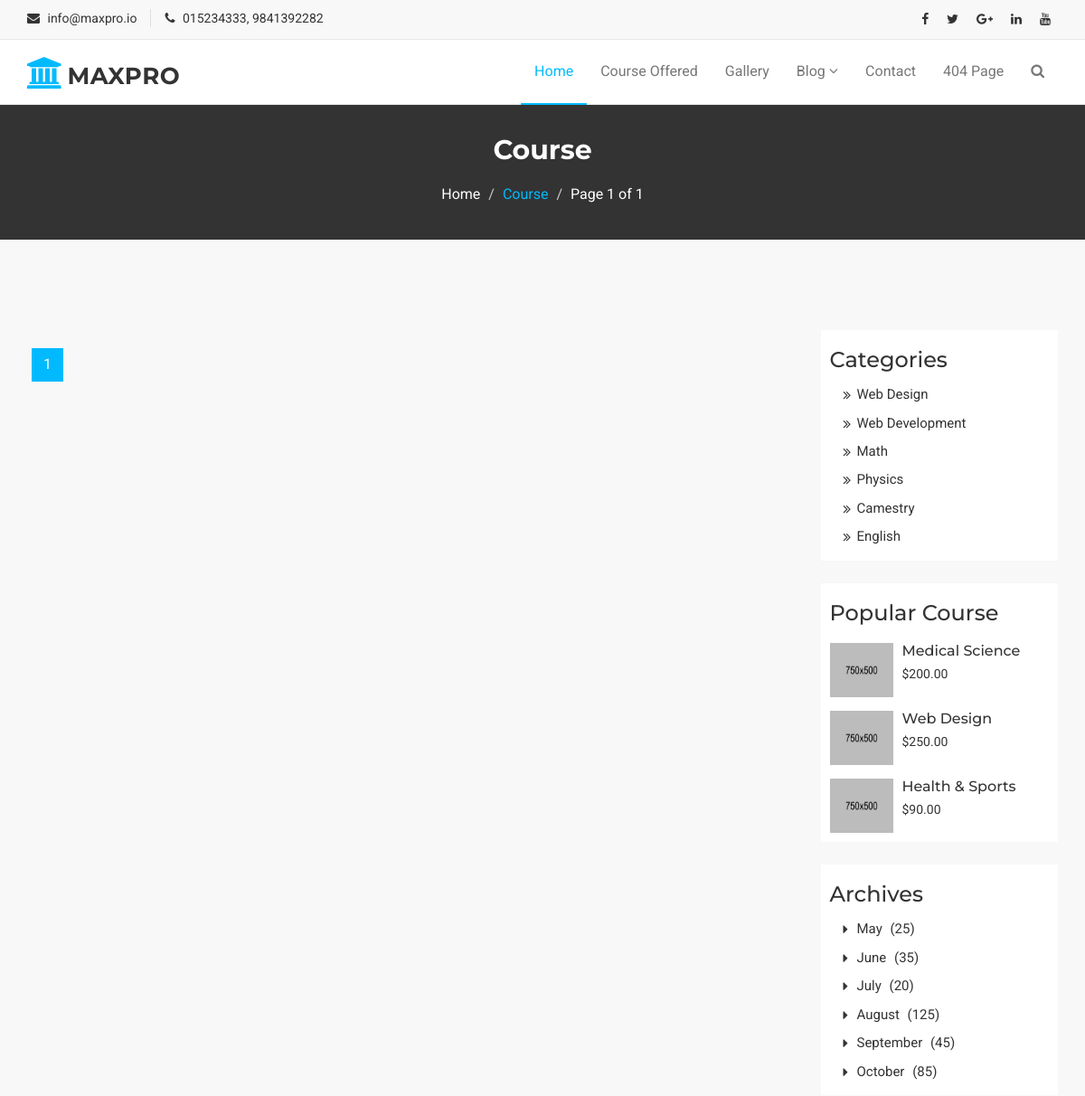
Before: /course/ (upper part) with the older database file.
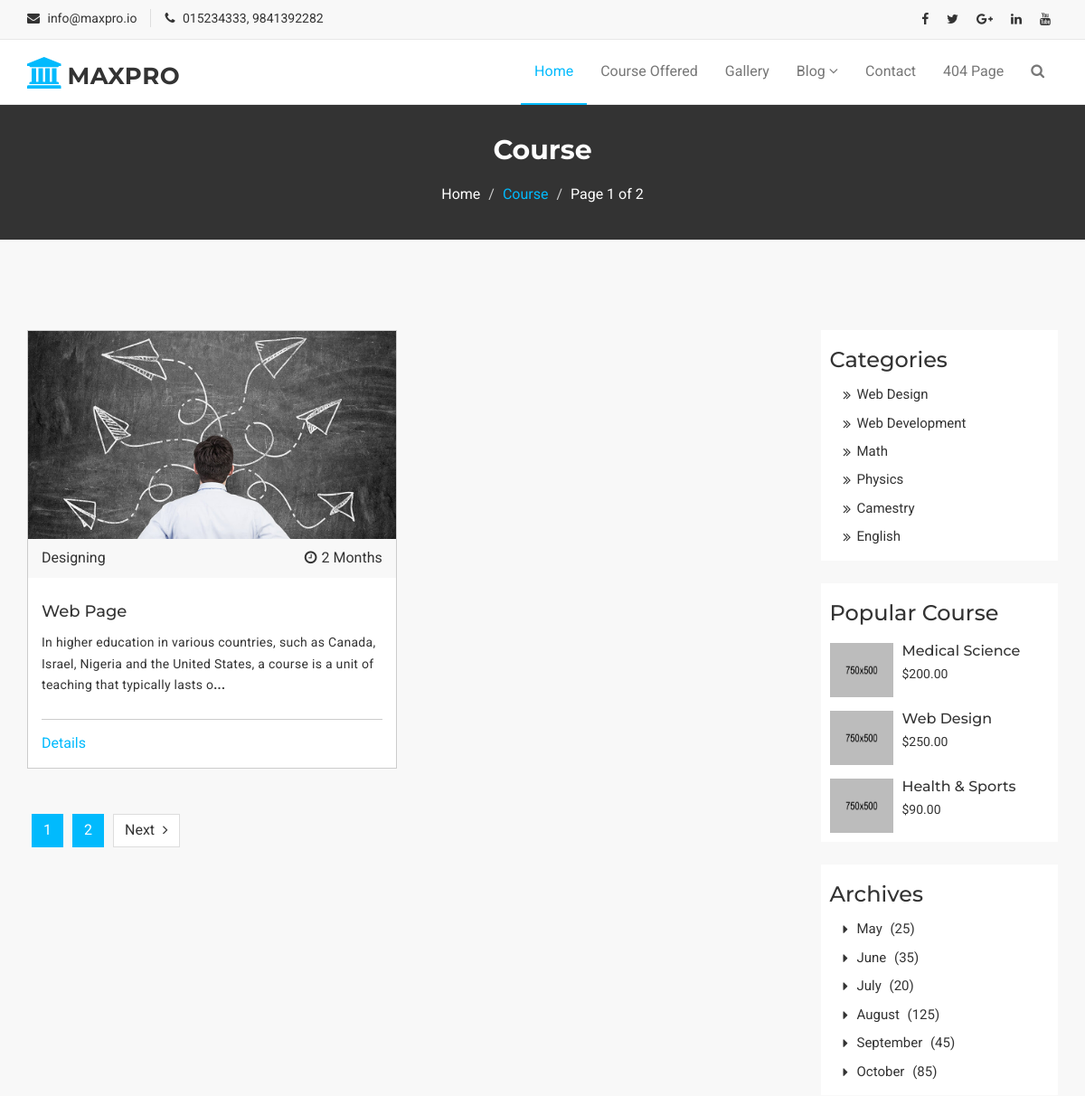
After: the same page with the newer database file.
### MaxproApp/models.py (models this page shows, shortened)
class CourseOffered(models.Model):
    course_id = models.AutoField
    course_title = models.CharField(max_length=50, default="")
    course_category = models.CharField(max_length=50, default="")
    course_desc = models.TextField()
    course_chapter = models.TextField()
    course_duration = models.CharField(max_length=50, default="")
    course_image = models.ImageField(upload_to="images", default="")

### MaxproApp/views.py (the view)
# urls.py: path('course/', views.course, name='course'),
def course(request):
    courses = CourseOffered.objects.all()
    course_paginator = Paginator(courses, 1)
    page_num = request.GET.get('page')
    page = course_paginator.get_page(page_num)
    params = {'page': page}
    return render(request, 'course.html', params)

### Templates/course.html (shortened to what this page needs)
{% extends 'include/basic.html' %}
{% load static %}
{% block body %}
<section id="mu-page-breadcrumb">
    <div class="container">
        <div class="row">
            <div class="col-md-12">
                <div class="mu-page-breadcrumb-area">
                    <h2>Course</h2>
                    <ol class="breadcrumb">
                        <li><a href="/">Home</a></li>
                        <li class="active">Course</li>
                        <li><span class="current">Page {{ page.number }} of {{ page.paginator.num_pages }} </span></li>
                    </ol>
                </div>
            </div>
        </div>
    </div>
</section>
<section id="mu-course-content">
    <div class="container">
        <div class="row">
            <div class="col-md-12">
                <div class="mu-course-content-area">
                    <div class="row">
                        <div class="col-md-9">
                            <div class="mu-course-container">
                                <div class="row">
                                    {% for coursesinfo in page.object_list %}
                                    <div class="col-md-6 col-sm-6">
                                        <div class="mu-latest-course-single">
                                            <figure class="mu-latest-course-img">
                                                <a href="#"><img src="{{ coursesinfo.course_image.url }}" alt="img"
                                                                 height="230"></a>
                                                <figcaption class="mu-latest-course-imgcaption">
                                                    <a href="#">{{coursesinfo.course_category}}</a>
                                                    <span><i
                                                            class="fa fa-clock-o"></i>{{coursesinfo.course_duration}}</span>
                                                </figcaption>
                                            </figure>
                                            <div class="mu-latest-course-single-content">
                                                <h4><a href="#">{{coursesinfo.course_title}}</a></h4>
                                                <p>{{coursesinfo.course_desc | slice:"0:150"}}<b>... </b></p>
                                                <div class="mu-latest-course-single-contbottom">
                                                    <a class="mu-course-details"
                                                       href="/courseDetails/{{coursesinfo.id}}">Details</a>
                                                </div>
                                            </div>
                                        </div>
                                    </div>
                                    {%endfor%}
                                </div>
                            </div>
                            <div class="mu-pagination">
                                <nav>
                                    <ul class="pagination">
                                        {% for page_Range in page.paginator.page_range %}
                                        {% if forloop.counter < 5 %}
                                        <li class="active"><a href="?page={{forloop.counter}}">{{forloop.counter}}</a>
                                        </li>
                                        {% endif %}
                                        {% endfor %}
                                        <li>
                                            {% if page.has_next %}
                                            <a href="{% url 'course' %}?page={{ page.next_page_number }}"
                                               aria-label="Next">Next <span class="fa fa-angle-right"></span></a>
                                            {% endif %}
                                        </li>
                                    </ul>
                                </nav>
                            </div>
                        </div>
                        <div class="col-md-3">
                            <aside class="mu-sidebar">
                                <div class="mu-single-sidebar">
                                    <h3>Categories</h3>
                                    <ul class="mu-sidebar-catg">
                                        <li><a href="#">Web Design</a></li>
                                        <li><a href="">Web Development</a></li>
                                        <li><a href="">Math</a></li>
                                        <li><a href="">Physics</a></li>
                                        <li><a href="">Camestry</a></li>
                                        <li><a href="">English</a></li>
                                    </ul>
                                </div>
                                <div class="mu-single-sidebar">
                                    <h3>Popular Course</h3>
                                    <div class="mu-sidebar-popular-courses">
                                        <div class="media">
                                            <div class="media-left">
                                                <a href="#">
                                                    <img class="media-object" src="assets/img/courses/1.jpg" alt="img">
                                                </a>
                                            </div>
                                            <div class="media-body">
                                                <h4 class="media-heading"><a href="#">Medical Science</a></h4>
                                                <span class="popular-course-price">$200.00</span>
                                            </div>
                                        </div>
                                        <div class="media">
                                            <div class="media-left">
                                                <a href="#">
                                                    <img class="media-object" src="assets/img/courses/2.jpg" alt="img">
                                                </a>
                                            </div>
                                            <div class="media-body">
                                                <h4 class="media-heading"><a href="#">Web Design</a></h4>
                                                <span class="popular-course-price">$250.00</span>
                                            </div>
                                        </div>
                                        <div class="media">
                                            <div class="media-left">
                                                <a href="#">
                                                    <img class="media-object" src="assets/img/courses/3.jpg" alt="img">
                                                </a>
                                            </div>
                                            <div class="media-body">
                                                <h4 class="media-heading"><a href="#">Health & Sports</a></h4>
                                                <span class="popular-course-price">$90.00</span>
                                            </div>
                                        </div>
                                    </div>
                                </div>
                                <div class="mu-single-sidebar">
                                    <h3>Archives</h3>
                                    <ul class="mu-sidebar-catg mu-sidebar-archives">
                                        <li><a href="#">May <span>(25)</span></a></li>
                                        <li><a href="">June <span>(35)</span></a></li>
                                        <li><a href="">July <span>(20)</span></a></li>
                                        <li><a href="">August <span>(125)</span></a></li>
                                        <li><a href="">September <span>(45)</span></a></li>
                                        <li><a href="">October <span>(85)</span></a></li>
                                    </ul>
                                </div>
                            </aside>
                        </div>
                    </div>
                </div>
            </div>
        </div>
    </div>
</section>
{%endblock%}

### Templates/include/Basic.html (shortened to what this page needs)
{% load static %}
<!doctype html>
<html lang="en">
<head>
    <link href="{% static 'assets/css/font-awesome.css' %}" rel="stylesheet">
    <link href="{% static 'assets/css/bootstrap.css' %}" rel="stylesheet">
    <link rel="stylesheet" type="text/css" href="{% static 'assets/css/slick.css' %}">
    <link rel="stylesheet" href="{% static 'assets/css/jquery.fancybox.css' %}" type="text/css" media="screen"/>
    <link id="switcher" href="{% static 'assets/css/theme-color/default-theme.css' %}" rel="stylesheet">
    <link href="{% static 'assets/css/style.css' %}" rel="stylesheet">
</head>
<body id="top">
{% include 'include/header.html'%}
{% block body %}
{%endblock%}
{% include 'include/footer.html'%}
</body>
</html>

### Templates/include/header.html (shortened to what this page needs)
<!DOCTYPE html>
<html lang="en">
<head>
    {% load static %}
</head>
<body>
{% load static %}
  <header id="mu-header">
    <div class="container">
      <div class="row">
        <div class="col-lg-12 col-md-12">
          <div class="mu-header-area">
            <div class="row">
              <div class="col-lg-6 col-md-6 col-sm-6 col-xs-6">
                <div class="mu-header-top-left">
                  <div class="mu-top-email">
                    <i class="fa fa-envelope"></i>
                    <span>info@maxpro.io</span>
                  </div>
                  <div class="mu-top-phone">
                    <i class="fa fa-phone"></i>
                    <span>015234333, 9841392282</span>
                  </div>
                </div>
              </div>
              <div class="col-lg-6 col-md-6 col-sm-6 col-xs-6">
                <div class="mu-header-top-right">
                  <nav>
                    <ul class="mu-top-social-nav">
                      <li><a href="http:\\www.facebook.com"><span class="fa fa-facebook"></span></a></li>
                      <li><a href="http:\\www.twitter.com"><span class="fa fa-twitter"></span></a></li>
                      <li><a href="http:\\www.googleplus.com"><span class="fa fa-google-plus"></span></a></li>
                      <li><a href="http:\\www.linkedin.com"><span class="fa fa-linkedin"></span></a></li>
                      <li><a href="http:\\www.youtube.com"><span class="fa fa-youtube"></span></a></li>
                    </ul>
                  </nav>
                </div>
              </div>
            </div>
          </div>
        </div>
      </div>
    </div>
  </header>
  <section id="mu-menu">
    <nav class="navbar navbar-default" role="navigation">
      <div class="container">
        <div class="navbar-header">
          <a class="navbar-brand" href="/"><i class="fa fa-university"></i><span>Maxpro</span></a>
        </div>
        <div id="navbar" class="navbar-collapse collapse">
          <ul id="top-menu" class="nav navbar-nav navbar-right main-nav">
            <li class="active"><a href="/">Home</a></li>
            <li><a href="/course">Course Offered</a></li>
            <li><a href="gallery.html">Gallery</a></li>
            <li class="dropdown">
              <a href="#" class="dropdown-toggle" data-toggle="dropdown">Blog <span class="fa fa-angle-down"></span></a>
            </li>
            <li><a href="/contact">Contact</a></li>
            <li><a href="404.html">404 Page</a></li>
            <li><a href="#" id="mu-search-icon"><i class="fa fa-search"></i></a></li>
          </ul>
        </div>
      </div>
    </nav>
  </section>
</body>
</html>

### Templates/include/footer.html (shortened to what this page needs)
<!DOCTYPE html>
<html lang="en">
<head>
</head>
<body>
{% load static %}
</body>
</html>

### Static/assets/css/theme-color/default-theme.css (style rules this page uses)
#mu-menu .navbar-header .navbar-brand i { color: #01bafd; }
#mu-menu .navbar-default .navbar-nav > .active > a, #mu-menu .navbar-default .navbar-nav > .active > a:hover, #mu-menu .navbar-default .navbar-nav > .active > a:focus { color: #01bafd; border-bottom: 2px solid #01bafd; background-color: transparent; }
.mu-latest-course-single .mu-latest-course-single-content .mu-latest-course-single-contbottom .mu-course-details { color: #01bafd; }
#mu-page-breadcrumb .mu-page-breadcrumb-area .breadcrumb .active { color: #01bafd; }
#mu-course-content { background-color: #f8f8f8; display: inline; float: left; padding: 100px 0; width: 100%; }
#mu-course-content .mu-course-content-area { display: inline; float: left; width: 100%; }
#mu-course-content .mu-course-content-area .mu-course-container { display: inline; float: left; width: 100%; }
#mu-course-content .mu-course-content-area .mu-course-container .mu-latest-course-single { border: 1px solid #ccc; margin-bottom: 30px; }
.mu-pagination .pagination .active a { background-color: #01bafd; border-color: #01bafd; }

Changed rows visible on the page:
added CourseOffered: course_image (picture), course_category "Designing", course_duration "2 Months", course_title "Web Page", course_desc "In higher education in various countries, such as Canada, Israel, Nigeria and the United States, a course is a unit of teaching that typically lasts o"
Other visible differences:
{{ page.paginator.num_pages }}: "1" → "2"
new list line: "2"
text now shown: "Next"
